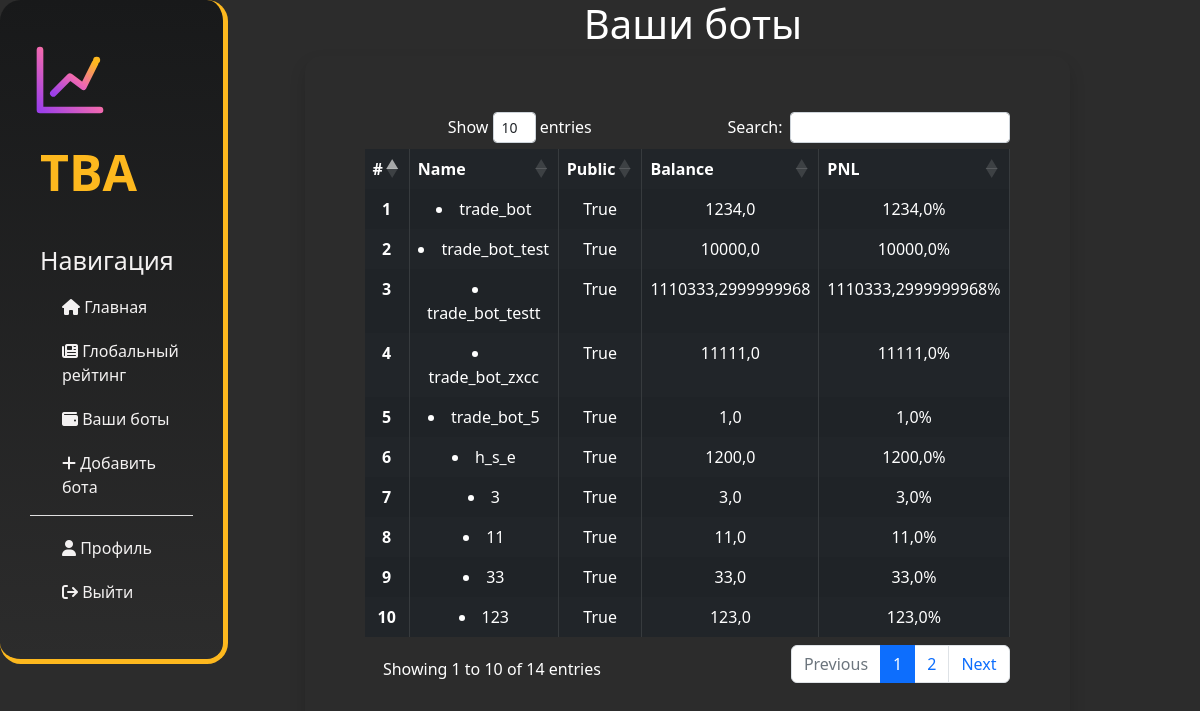
/bot/list/ (signed in), run on the app's committed database.
### bot/models.py (models this page shows, shortened)
class Bot(models.Model):
    user_id = models.IntegerField()
    bot_name = models.CharField(max_length=255, default='trade_bot')
    token = models.CharField(max_length=255, default='key')
    is_public = models.BooleanField(default=True)
    balance = models.FloatField()
    base_balance = models.FloatField()
    amount_BNBBUSD = models.IntegerField(default=0)
    amount_BTCBUSD = models.IntegerField(default=0)
    amount_ETHBUSD = models.IntegerField(default=0)
    amount_LTCBUSD = models.IntegerField(default=0)
    amount_TRXBUSD = models.IntegerField(default=0)
    amount_XRPBUSD = models.IntegerField(default=0)

### bot_ui/views.py (the view)
# urls.py: path('list/', BotListView.as_view(), name='bots_list'),
class BotListView(ListView):
    model = Bot
    template_name = 'bots_list.html'
    context_object_name = 'bots'
    def get_queryset(self):
        return Bot.objects.filter(user_id=self.request.user.id)

### templates/bots_list.html (shortened to what this page needs)
{% extends 'layout.html' %}
{% load static %}
{% load django_template_maths %}
{% block content %}
    <div class="col-14 container">
        <h1 class="text-center text-white">
        </h1>
        <div class="container">
            <div class="row mt-10">
                <div class="shadow col-lg-10 p-5 text-white rounded-4 mx-auto text-center">
                    <link rel="stylesheet" href="https://cdn.datatables.net/1.10.22/css/dataTables.bootstrap4.min.css">
                    </head>
                    <div class="container" style="width:100%" ;>
                        <h1 style="color:#ee79eb"></h1>
                        {% if bots %}
                            <table id="example" class="table table-striped
            table-bordered table-dark"
                                   style="width:100%; color:white;">
                                <thead>
                                <tr>
                                    <th scope="col">#</th>
                                    <th scope="col">Name</th>
                                    <th scope="col">Public</th>
                                    <th scope="col">Balance</th>
                                    <th scope="col">PNL</th>
                                </tr>
                                </thead>
                                <tbody>
                                {% for bots_i in bots %}
                                    <tr>
                                        <th scope="row">{{ forloop.counter }}</th>
                                        <td>
                                            <a class="nav-link" href="{% url 'bot_detail' bots_i.id %}">
                                                <li>{{ bots_i.bot_name }}</li>
                                            </a>
                                        </td>
                                        <td> {{ bots_i.is_public }} </td>
                                        <td>{{ bots_i.balance|add_decimal:2 }}</td>
                                        <td>{{ bots_i.balance|percent_of_number:bots_i.base_balance|add_decimal:2|sub:100 }}%</td>
                                    </tr>
                                {% endfor %}
                                </tbody>
                            </table>
                        {% endif %}
                    </div>
                </div>
            </div>
        </div>
    </div>
{% endblock content %}

### static/main/css/main.css (style rules this page uses)
body { background: #2c2c2c; }

### data on the page
Bot: bot_name "trade_bot", is_public "True", balance|add_decimal "1234,0", balance|percent_of_number "1234,0"
Bot: bot_name "trade_bot_test", is_public "True", balance|add_decimal "10000,0", balance|percent_of_number "10000,0"
Bot: bot_name "trade_bot_testt", is_public "True", balance|add_decimal "1110333,2999999968", balance|percent_of_number "1110333,2999999968"
Bot: bot_name "trade_bot_zxcc", is_public "True", balance|add_decimal "11111,0", balance|percent_of_number "11111,0"
Bot: bot_name "trade_bot_5", is_public "True", balance|add_decimal "1,0", balance|percent_of_number "1,0"
Bot: bot_name "h_s_e", is_public "True", balance|add_decimal "1200,0", balance|percent_of_number "1200,0"
Bot: bot_name "3", is_public "True", balance|add_decimal "3,0", balance|percent_of_number "3,0"
Bot: bot_name "11", is_public "True", balance|add_decimal "11,0", balance|percent_of_number "11,0"
Bot: bot_name "33", is_public "True", balance|add_decimal "33,0", balance|percent_of_number "33,0"
Bot: bot_name "123", is_public "True", balance|add_decimal "123,0", balance|percent_of_number "123,0"
